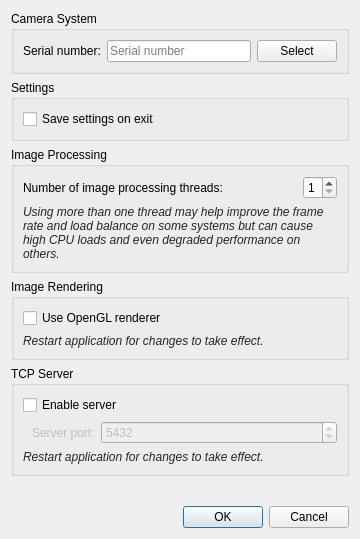
<?xml version="1.0" encoding="UTF-8"?>
<ui version="4.0">
 <class>SetupDialog</class>
 <widget class="QDialog" name="SetupDialog">
  <property name="geometry">
   <rect>
    <x>0</x>
    <y>0</y>
    <width>360</width>
    <height>539</height>
   </rect>
  </property>
  <property name="windowTitle">
   <string>Setup</string>
  </property>
  <layout class="QVBoxLayout" name="verticalLayout_3">
   <item>
    <widget class="QGroupBox" name="cameraGroup">
     <property name="title">
      <string>Camera System</string>
     </property>
     <layout class="QFormLayout" name="formLayout">
      <item row="0" column="0">
       <widget class="QLabel" name="label">
        <property name="text">
         <string>Serial number:</string>
        </property>
       </widget>
      </item>
      <item row="0" column="1">
       <layout class="QHBoxLayout" name="horizontalLayout">
        <item>
         <widget class="QLineEdit" name="serialNumber">
          <property name="placeholderText">
           <string>Serial number</string>
          </property>
         </widget>
        </item>
        <item>
         <widget class="QPushButton" name="selectButton">
          <property name="text">
           <string>Select</string>
          </property>
         </widget>
        </item>
       </layout>
      </item>
     </layout>
    </widget>
   </item>
   <item>
    <widget class="QGroupBox" name="groupBox">
     <property name="title">
      <string>Settings</string>
     </property>
     <layout class="QVBoxLayout" name="verticalLayout">
      <item>
       <widget class="QCheckBox" name="saveOnExit">
        <property name="text">
         <string>Save settings on exit</string>
        </property>
       </widget>
      </item>
     </layout>
    </widget>
   </item>
   <item>
    <widget class="QGroupBox" name="groupBox_4">
     <property name="title">
      <string>Image Processing</string>
     </property>
     <layout class="QVBoxLayout" name="verticalLayout_2">
      <item>
       <layout class="QHBoxLayout" name="horizontalLayout_6" stretch="1,0">
        <item>
         <widget class="QLabel" name="label_6">
          <property name="text">
           <string>Number of image processing threads:</string>
          </property>
         </widget>
        </item>
        <item>
         <widget class="QSpinBox" name="threadCount">
          <property name="minimum">
           <number>1</number>
          </property>
          <property name="maximum">
           <number>4</number>
          </property>
          <property name="value">
           <number>1</number>
          </property>
         </widget>
        </item>
       </layout>
      </item>
      <item>
       <widget class="QLabel" name="label_7">
        <property name="palette">
         <palette>
          <active>
           <colorrole role="WindowText">
            <brush brushstyle="SolidPattern">
             <color alpha="255">
              <red>72</red>
              <green>78</green>
              <blue>80</blue>
             </color>
            </brush>
           </colorrole>
          </active>
          <inactive>
           <colorrole role="WindowText">
            <brush brushstyle="SolidPattern">
             <color alpha="255">
              <red>35</red>
              <green>38</green>
              <blue>39</blue>
             </color>
            </brush>
           </colorrole>
          </inactive>
          <disabled>
           <colorrole role="WindowText">
            <brush brushstyle="SolidPattern">
             <color alpha="255">
              <red>119</red>
              <green>120</green>
              <blue>120</blue>
             </color>
            </brush>
           </colorrole>
          </disabled>
         </palette>
        </property>
        <property name="font">
         <font>
          <italic>true</italic>
         </font>
        </property>
        <property name="text">
         <string>Using more than one thread may help improve the frame rate and load balance on some systems but can cause high CPU loads and even degraded performance on others.</string>
        </property>
        <property name="wordWrap">
         <bool>true</bool>
        </property>
       </widget>
      </item>
     </layout>
    </widget>
   </item>
   <item>
    <widget class="QGroupBox" name="groupBox_5">
     <property name="title">
      <string>Image Rendering</string>
     </property>
     <layout class="QVBoxLayout" name="verticalLayout_4">
      <item>
       <widget class="QCheckBox" name="useOpenGL">
        <property name="font">
         <font>
          <italic>false</italic>
         </font>
        </property>
        <property name="text">
         <string>Use OpenGL renderer</string>
        </property>
       </widget>
      </item>
      <item>
       <widget class="QLabel" name="label_8">
        <property name="palette">
         <palette>
          <active>
           <colorrole role="WindowText">
            <brush brushstyle="SolidPattern">
             <color alpha="255">
              <red>72</red>
              <green>78</green>
              <blue>80</blue>
             </color>
            </brush>
           </colorrole>
          </active>
          <inactive>
           <colorrole role="WindowText">
            <brush brushstyle="SolidPattern">
             <color alpha="255">
              <red>35</red>
              <green>38</green>
              <blue>39</blue>
             </color>
            </brush>
           </colorrole>
          </inactive>
          <disabled>
           <colorrole role="WindowText">
            <brush brushstyle="SolidPattern">
             <color alpha="255">
              <red>119</red>
              <green>120</green>
              <blue>120</blue>
             </color>
            </brush>
           </colorrole>
          </disabled>
         </palette>
        </property>
        <property name="font">
         <font>
          <italic>true</italic>
         </font>
        </property>
        <property name="text">
         <string>Restart application for changes to take effect.</string>
        </property>
       </widget>
      </item>
     </layout>
    </widget>
   </item>
   <item>
    <widget class="QGroupBox" name="groupBox_3">
     <property name="title">
      <string>TCP Server</string>
     </property>
     <layout class="QVBoxLayout" name="verticalLayout_5">
      <item>
       <widget class="QCheckBox" name="enableServer">
        <property name="text">
         <string>Enable server</string>
        </property>
       </widget>
      </item>
      <item>
       <widget class="QWidget" name="serverWidget" native="true">
        <property name="enabled">
         <bool>false</bool>
        </property>
        <layout class="QFormLayout" name="formLayout_2">
         <property name="topMargin">
          <number>0</number>
         </property>
         <property name="rightMargin">
          <number>0</number>
         </property>
         <property name="bottomMargin">
          <number>0</number>
         </property>
         <item row="0" column="0">
          <widget class="QLabel" name="label_5">
           <property name="text">
            <string>Server port:</string>
           </property>
          </widget>
         </item>
         <item row="0" column="1">
          <widget class="QSpinBox" name="serverPort">
           <property name="minimum">
            <number>1024</number>
           </property>
           <property name="maximum">
            <number>9999</number>
           </property>
           <property name="value">
            <number>5432</number>
           </property>
          </widget>
         </item>
        </layout>
       </widget>
      </item>
      <item>
       <widget class="QLabel" name="label_2">
        <property name="palette">
         <palette>
          <active>
           <colorrole role="WindowText">
            <brush brushstyle="SolidPattern">
             <color alpha="255">
              <red>72</red>
              <green>78</green>
              <blue>80</blue>
             </color>
            </brush>
           </colorrole>
          </active>
          <inactive>
           <colorrole role="WindowText">
            <brush brushstyle="SolidPattern">
             <color alpha="255">
              <red>35</red>
              <green>38</green>
              <blue>39</blue>
             </color>
            </brush>
           </colorrole>
          </inactive>
          <disabled>
           <colorrole role="WindowText">
            <brush brushstyle="SolidPattern">
             <color alpha="255">
              <red>119</red>
              <green>120</green>
              <blue>120</blue>
             </color>
            </brush>
           </colorrole>
          </disabled>
         </palette>
        </property>
        <property name="font">
         <font>
          <italic>true</italic>
         </font>
        </property>
        <property name="text">
         <string>Restart application for changes to take effect.</string>
        </property>
       </widget>
      </item>
     </layout>
    </widget>
   </item>
   <item>
    <spacer name="verticalSpacer">
     <property name="orientation">
      <enum>Qt::Vertical</enum>
     </property>
     <property name="sizeHint" stdset="0">
      <size>
       <width>0</width>
       <height>0</height>
      </size>
     </property>
    </spacer>
   </item>
   <item>
    <widget class="QDialogButtonBox" name="buttonBox">
     <property name="orientation">
      <enum>Qt::Horizontal</enum>
     </property>
     <property name="standardButtons">
      <set>QDialogButtonBox::Cancel|QDialogButtonBox::Ok</set>
     </property>
    </widget>
   </item>
  </layout>
 </widget>
 <resources/>
 <connections>
  <connection>
   <sender>buttonBox</sender>
   <signal>accepted()</signal>
   <receiver>SetupDialog</receiver>
   <slot>accept()</slot>
   <hints>
    <hint type="sourcelabel">
     <x>248</x>
     <y>254</y>
    </hint>
    <hint type="destinationlabel">
     <x>157</x>
     <y>274</y>
    </hint>
   </hints>
  </connection>
  <connection>
   <sender>buttonBox</sender>
   <signal>rejected()</signal>
   <receiver>SetupDialog</receiver>
   <slot>reject()</slot>
   <hints>
    <hint type="sourcelabel">
     <x>316</x>
     <y>260</y>
    </hint>
    <hint type="destinationlabel">
     <x>286</x>
     <y>274</y>
    </hint>
   </hints>
  </connection>
  <connection>
   <sender>enableServer</sender>
   <signal>toggled(bool)</signal>
   <receiver>serverWidget</receiver>
   <slot>setEnabled(bool)</slot>
   <hints>
    <hint type="sourcelabel">
     <x>190</x>
     <y>132</y>
    </hint>
    <hint type="destinationlabel">
     <x>190</x>
     <y>164</y>
    </hint>
   </hints>
  </connection>
 </connections>
</ui>
